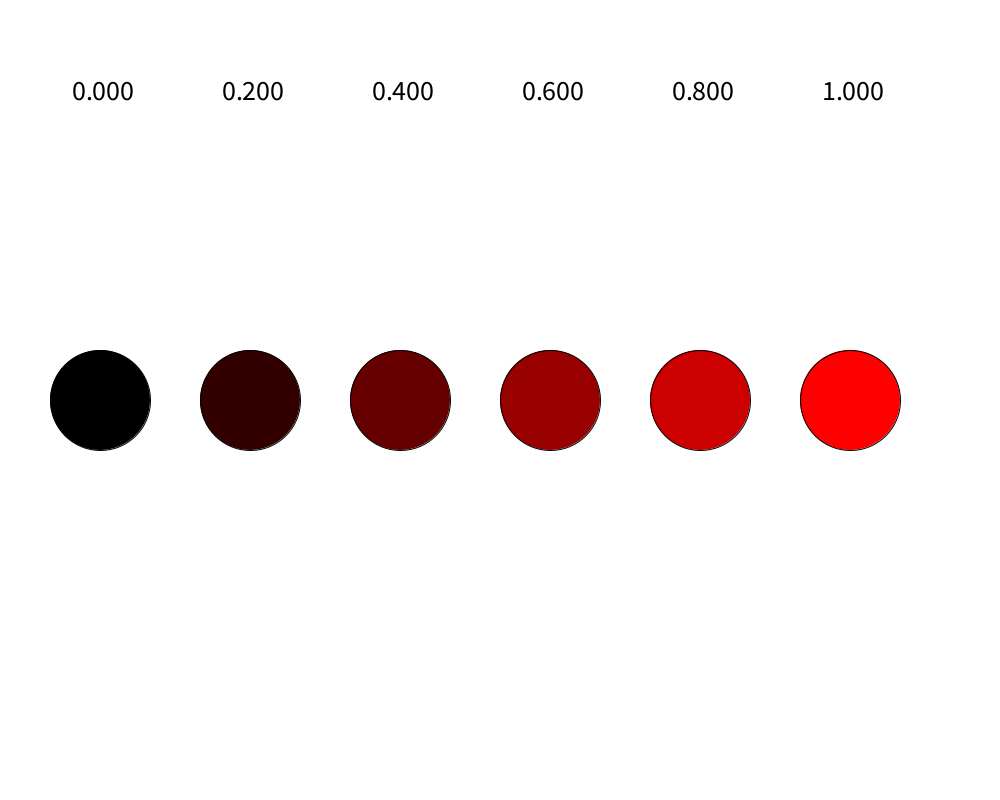
Frame 1 (no input)
Frame 60 (the mouse pressed at the canvas centre just before this capture): identical to frame 1, image omitted
Frame 120 (the mouse held since frame 60 and released just before this capture): identical to frame 1, image omitted

The Processing sketch that drew this single still picture (run headless with seeded random() and noise(); from frame 60 on, the mouse is pressed at the canvas centre):

// Processing sketch: colorInterpolation1
// ── colorInterpolation1.pde
float x;

void setup() {
  size(1000, 800);
}

void draw() {
  background(255);  

  for (int i = 0; i<=5; i++) {
    float amt = i / (float) 5;
    float ri = lerp(0, 255, amt);
    fill(ri, 0, 0);
    circle( 100 + i*150, height/2, 100);
    
    fill(0); 
    textSize(28); textAlign(CENTER);
    text(amt, 100 + i*150, 100);
  }
}
